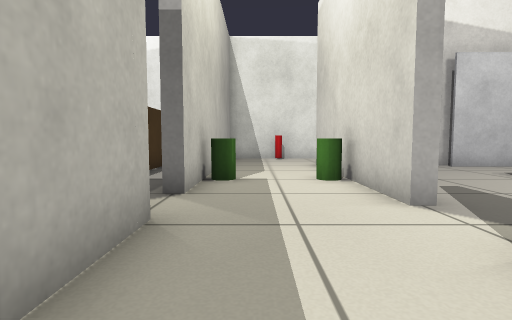
View 1 (above)

24 first-person views from a walk through a world built for the Gazebo simulator. The camera is 0.5 m above the floor, tilts 4° down and sees 80° across. The floor is counted in squares, 0.5 m on a side. Each view is taken from the middle of a square. On the plan, view 1 faces up. The plan holds only what a view shows up to about 12 squares ahead; the rest is blank. Robots are left out.

View 2
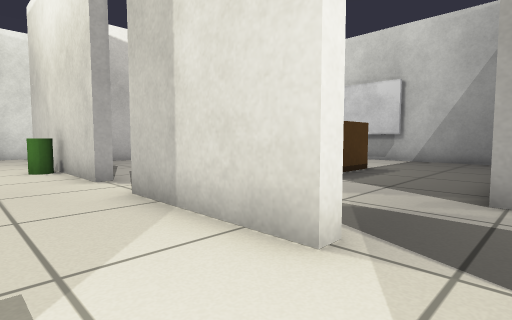

View 3
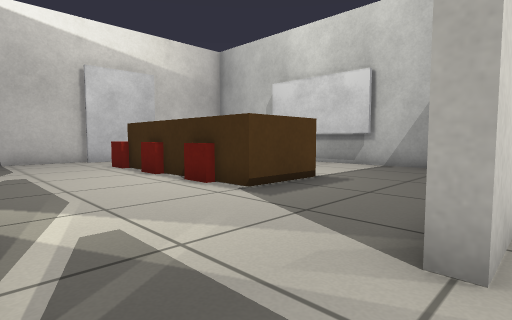

View 4
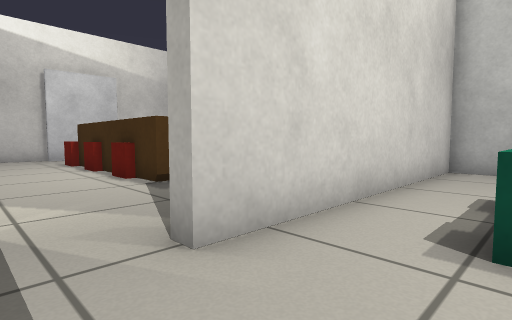

View 5
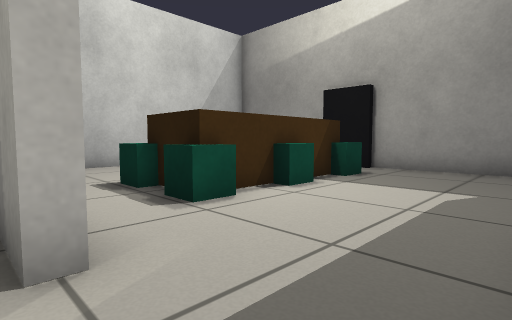

View 6
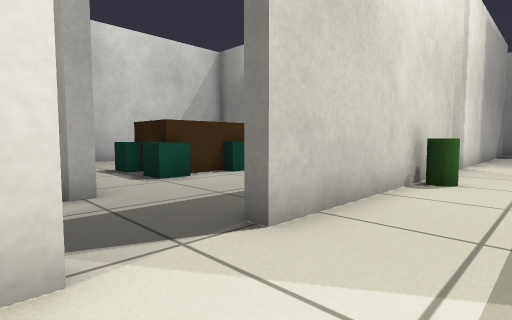

View 7
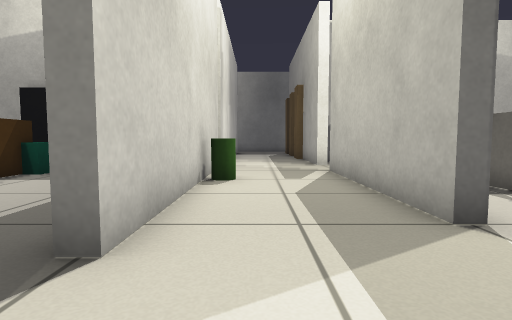

View 8
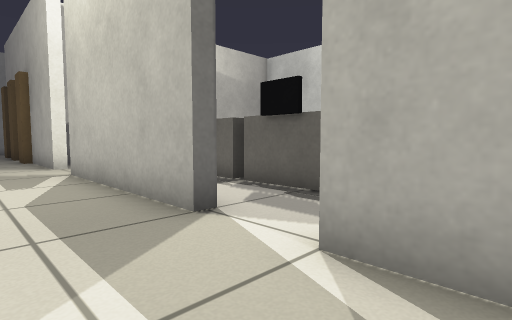

View 9
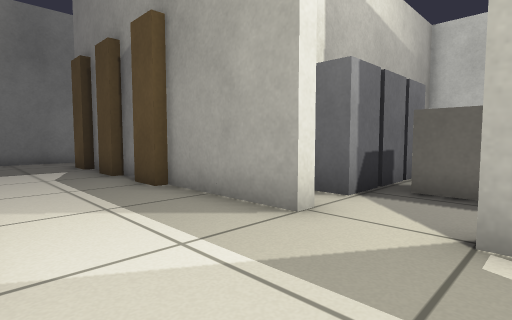

View 10
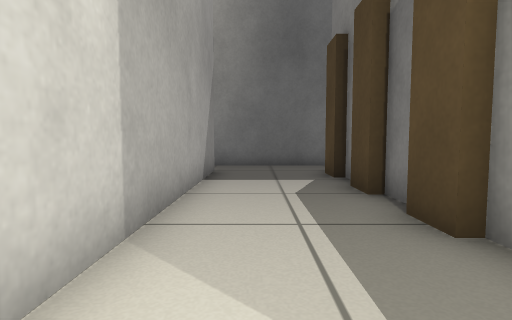

View 11
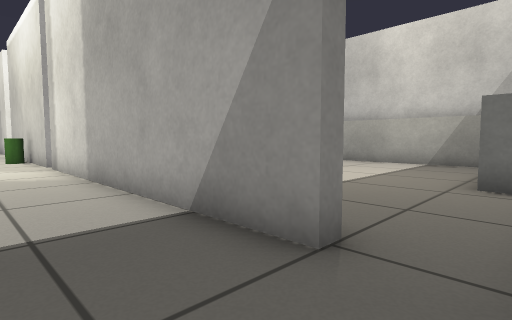

View 12
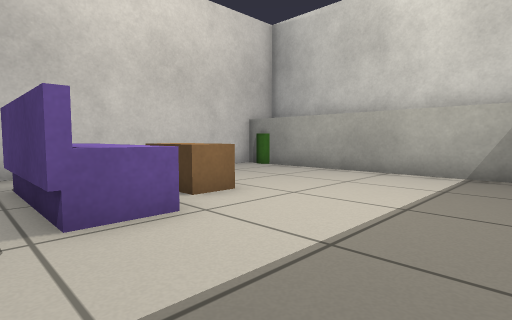

View 13
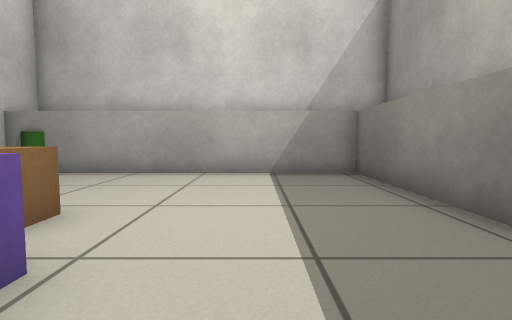

View 14
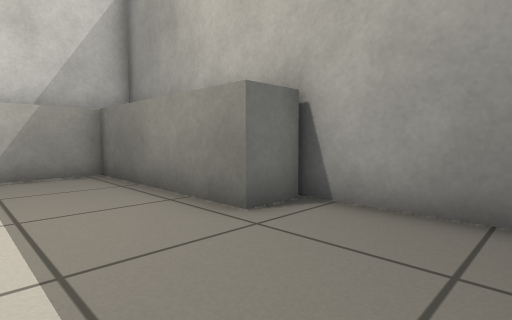

View 15
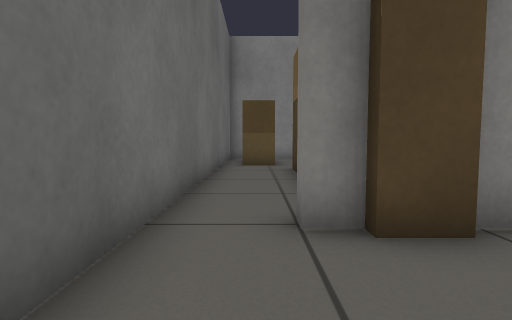

View 16
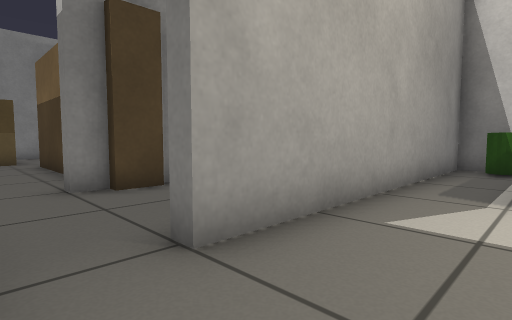

View 17
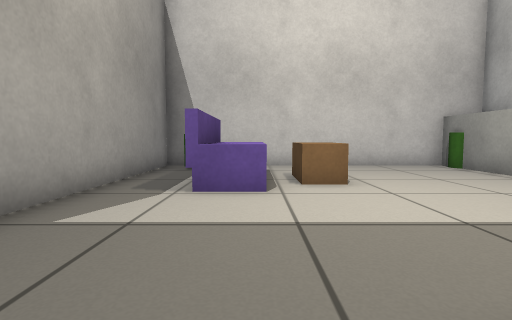

View 18
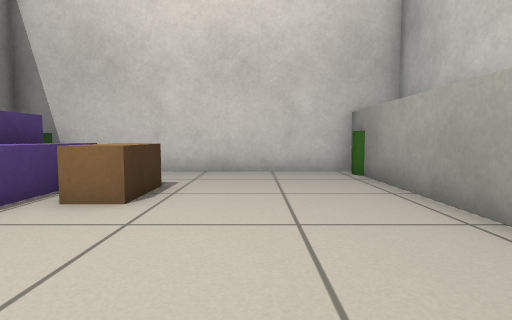

View 19
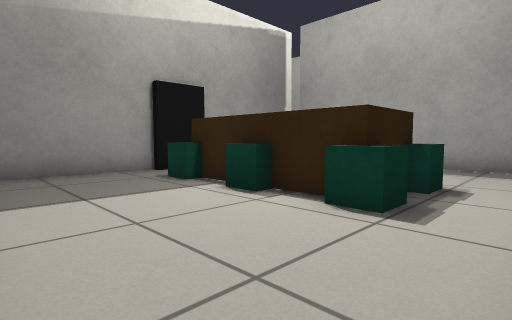

View 20
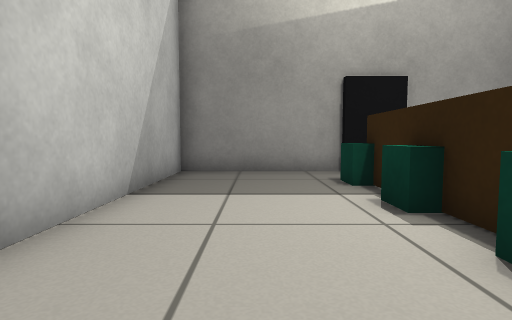

View 21
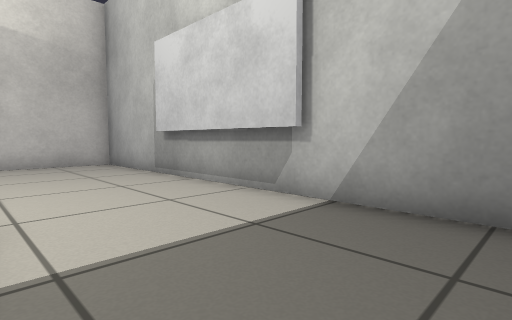

View 22
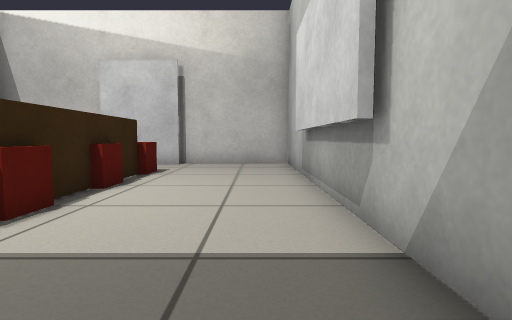

View 23
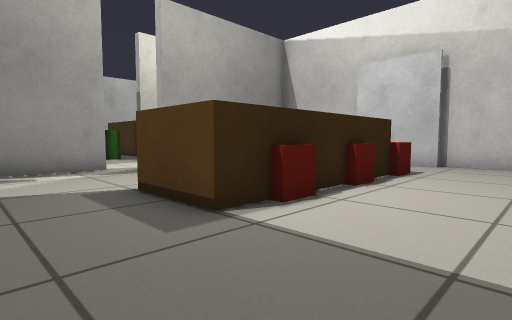

View 24
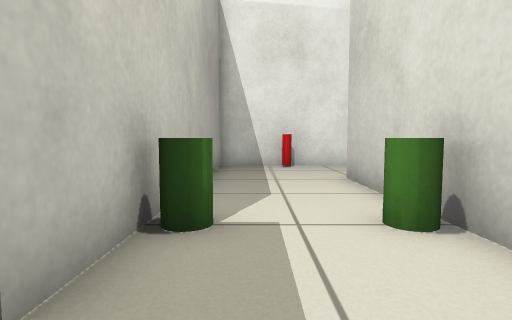

### Floor plan
Points are (right, up) in squares from view 1. A wall is a line through its corners. A room is listed if a view was taken in it or the views show most of it. See-through windows are left out.
Room 1 (views 1, 2, 3, 5, 6, 7, 8, 9, 10, 11, 15, 21, 22, 23, 24)
walls: (2.8, -1.5) (2.3, -1.5) (2.3, 2.5); (2.7, 2.6) (2.7, -0.1); (5.5, -2.7) (5.5, -2.3) (6.9, -2.3); (2.7, 6) (2.7, 4.5) (2.3, 4.5) (2.3, 6.2); (-1.3, 3.8) (-1.3, 1.5); (-1.8, -4.5) (-1.3, -4.5) (-1.3, -10.5); (2.3, -7.2) (2.3, -3.5) (2.8, -3.5); (-1.3, 6.5) (-1.3, 5.5); (2.3, 8.6) (2.3, 11.8); (14.3, -1.2) (14.3, 2.5); (2.3, -11.6) (2.3, -9.6); (7.2, 11.3) (4.2, 11.3); (14.3, 6.4) (14.3, 11.3) (9.9, 11.3); (-1.8, -12.5) (-1.3, -12.5) (-1.3, -16.1); (3.5, 15.3) (-1.3, 15.3) (-1.3, 8.4); (-1, -15.9) (-1, -17); (-1.3, -17.5) (-1.3, -18.6); (-1, -18.4) (-1, -19.5); (-1.3, -20.1) (-1.3, -21); (-1, -20.8) (-1, -21.8) (-1.3, -21.8) (-1.3, -22.5) (-1.8, -22.5); (2.7, -22.5) (2.3, -22.5) (2.3, -12.2); (-4.8, -21.8) (-8, -21.8); (-10, -24.3) (2.6, -24.3)
low walls: (-1.3, -1.1) (-1.3, -2.5); (7.1, 5) (7.1, 6); (10, 6) (10, 5)
ways out: opening at (3, -23.5) to room 2; opening at (4.5, -2.5) to room 2; gap at (3, -12) to room 2; opening at (-11, -21.5); opening at (-1, -11.5); opening at (-1, -3.5); opening at (-1, 5)
objects: brown box (-11, -23) to (-10, -23); green cylinder (-1, 7) to (-1, 8); red cylinder (1, 15); green cylinder (2, -9) to (2, -8); green cylinder (2, 7) to (2, 8); red box (7, 8) to (8, 8); brown box (8, 2) to (9, 4); brown box (8, 7) to (9, 7); grey box (8, 11) to (9, 11); red box (9, 8) to (10, 8)
Room 2 (views 4, 12, 13, 14, 16, 17, 18, 19, 20)
walls: (9.4, -12.3) (13.5, -12.3); (7.6, -12.7) (2.7, -12.7) (2.7, -22.5); (12.5, -12.7) (9.4, -12.7); (4.4, -12.3) (7.6, -12.3); (14.3, -12.2) (14.3, -2.7) (5.5, -2.7); (2.7, -3.9) (2.7, -9); (4.2, -24.3) (6.5, -24.3)
low walls: (4.9, -14.6) (4.9, -15.6); (4.7, -15.6) (4.7, -14.6); (4.9, -17.5) (4.9, -18.4); (4.7, -18.4) (4.7, -17.5)
ways out: opening at (3, -23.5) to room 1; opening at (4.5, -2.5) to room 1; gap at (3, -12) to room 1
objects: green cylinder (4, -14) to (4, -13); blue box (5, -18) to (6, -15); grey box (7, -24) to (13, -23); brown box (7, -17) to (8, -16); green box (7, -10) to (8, -10); green box (7, -8) to (7, -7); green box (7, -5) to (8, -5); TV (8, -12) to (9, -12); brown box (8, -9) to (9, -6); green box (9, -10) to (10, -10); green box (9, -5) to (10, -5); green box (10, -8) to (10, -7); grey box (13, -24) to (14, -13)

Positions as (right, up) in squares from view 1, and headings:
1: (0, 0), facing up
2: (0, -3), facing up-right
3: (3, -3), facing up-right
4: (4, -5), facing up-right
5: (3, -2), facing down-right
6: (0, -1), facing down-right
7: (1, -1), facing down
8: (1, -1), facing down-left
9: (2, -10), facing down-left
10: (1, -13), facing down
11: (0, -24), facing up-right
12: (4, -22), facing up-right
13: (4, -20), facing right
14: (4, -20), facing down-right
15: (2, -23), facing left
16: (5, -24), facing up-left
17: (6, -24), facing up
18: (10, -22), facing up
19: (14, -3), facing down-left
20: (12, -3), facing down
21: (10, -1), facing up-right
22: (13, -1), facing up
23: (13, -1), facing up-left
24: (0, 4), facing up
